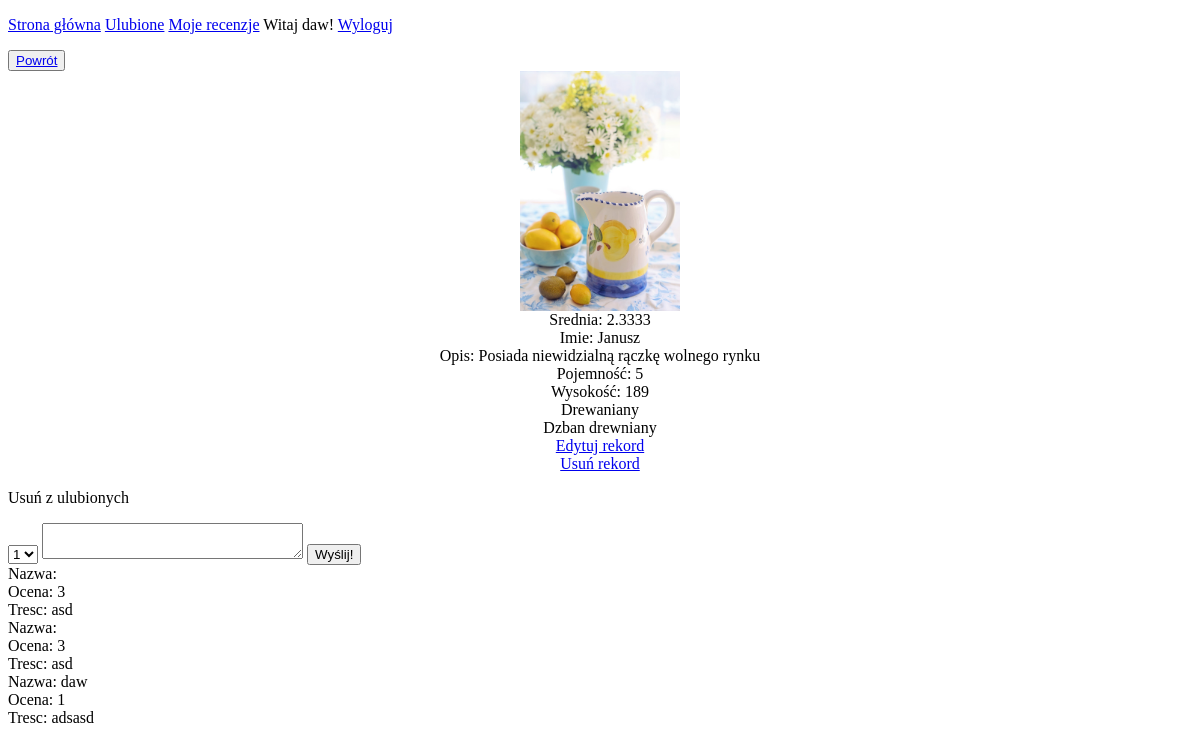
/details.php?id=5 (signed in), run on the app's committed database.
### tables this page shows
CREATE TABLE `dzbany` (
  `id` int(10) UNSIGNED NOT NULL,
  `idKategorii` int(10) UNSIGNED NOT NULL,
  `nazwa` varchar(50) NOT NULL,
  `obrazek` varchar(50) NOT NULL,
  `opis` text NOT NULL,
  `pojemność` int(11) NOT NULL,
  `wysokość` int(11) NOT NULL
);

CREATE TABLE `kategorie` (
  `id` int(10) UNSIGNED NOT NULL,
  `nazwa` varchar(50) NOT NULL,
  `opis` text NOT NULL
);

CREATE TABLE `recenzje` (
  `id` int(10) UNSIGNED NOT NULL,
  `idDzbana` int(10) UNSIGNED NOT NULL,
  `ocena` int(11) NOT NULL,
  `tresc` text NOT NULL,
  `data` timestamp NOT NULL DEFAULT current_timestamp() ON UPDATE current_timestamp(),
  `nick` varchar(50) NOT NULL
);

### details.php (the view, shortened to what this page needs)
<!DOCTYPE html>
<html lang="en">
<head>
</head>
<body>
<?php
 require("menu.php");
?>
<div class="main">
<?php
echo "
<button class='back'>
<a href='index.php'>Powrót </a>
</button>
";
?>
<?php
$id = $_GET["id"];
require("db.php");
echo "<span class='object'>";
$sql = "SELECT AVG(ocena) AS srednia FROM recenzje WHERE idDzbana=$id";
$result = $conn->query($sql);
$srednia = $result->fetch_object()->srednia;
$sql = "SELECT idKategorii, k.nazwa AS nazwaKat, d.nazwa, obrazek, d.opis, pojemność,
wysokość FROM dzbany d, kategorie k WHERE d.id=$id AND idKategorii=k.id";
$result = $conn->query($sql);
$obrazek = $result->fetch_object()->obrazek;
echo "<img src='{$obrazek}'>";
echo "Srednia: $srednia";
$sql = "SELECT  dzbany.id AS dzbanID,
                dzbany.nazwa AS dzbanNazwa,
                dzbany.idKategorii,
                dzbany.opis AS dzbanOpis,
                dzbany.pojemność,
                dzbany.wysokość,
                kategorie.nazwa AS kategoriaNazwa,
                kategorie.opis AS kategoriaOpis
                 FROM dzbany INNER JOIN kategorie ON dzbany.idKategorii = kategorie.id  WHERE dzbany.id='$id'";
$result = $conn->query($sql);
if($result->num_rows > 0){
    while($row = $result->fetch_object()) {
        echo "<span class='name'> {$row->dzbanNazwa} </span>";
        echo "<span class='description'>{$row->dzbanOpis}</span>";
        echo "<span class='capacity'>{$row->pojemność}</span>";
        echo "<span class='height'>{$row->wysokość}</span>";
        echo "<span class='category'>{$row->kategoriaNazwa}</span>";
        echo "<span class='category'>{$row->kategoriaOpis}</span>";
        echo "<a href='updateForm.php?id={$row->dzbanID}'>Edytuj rekord </a>";
        echo "<a href='delete.php?id={$row->dzbanID}'>Usuń rekord </a>";
        echo " </span>";
    }
} else {
    echo "Brak podanego rekordu";
}?>
<?php
$idUzytkownika = $_SESSION["id"];
$sql = "SELECT id FROM ulubione WHERE idDzbana = $id AND idUzytkownika = $idUzytkownika";
$added = $conn->query($sql)->num_rows > 0;
$text = $added ? "Usuń z ulubionych" : "Dodaj do ulubionych";
echo "<p class='fav' data-dzban='$id'>$text</p>";
?>
<form action="insertReview.php" method="post">
<select name="ocena" id="">
    <option value="1">1</option>
</select>
<textarea name="tresc" id="" cols="30" rows="2"></textarea>
<button type="submit">Wyślij!</button>
</form>
</div>
<?php
$sql = "SELECT nick, ocena, tresc, data FROM recenzje WHERE idDzbana=$id";
$result = $conn->query($sql);
if($result->num_rows > 0){
    while($row = $result->fetch_object()) {
echo"Nazwa: $row->nick <br>";
echo"Ocena: $row->ocena <br>";
echo"Tresc: $row->tresc <br>";
    }};
?>
</body>
</html>

### details.php (style rules this page uses)
.object { display:flex; flex-direction: column; align-items: center; }
.name::before { content:"Imie: "; }
.description::before { content:"Opis: "; }
.capacity::before { content:"Pojemność: "; }
.height::before { content:"Wysokość: "; }
img { max-width: 20vw; max-height: 20vw; object-fit: contain; }

### data on the page
dzbany: obrazek (picture), nazwa "Janusz", opis "Posiada niewidzialną rączkę wolnego rynku", pojemność "5", wysokość "189", idKategorii.nazwa "Drewaniany", idKategorii.opis "Dzban drewniany"
recenzje: ocena "3", tresc "asd"
recenzje: ocena "3", tresc "asd"
recenzje: nick "daw", ocena "1", tresc "adsasd"

### other printed values
$_SESSION["login"] "daw"
$srednia "2.3333"
$text "Usuń z ulubionych"
